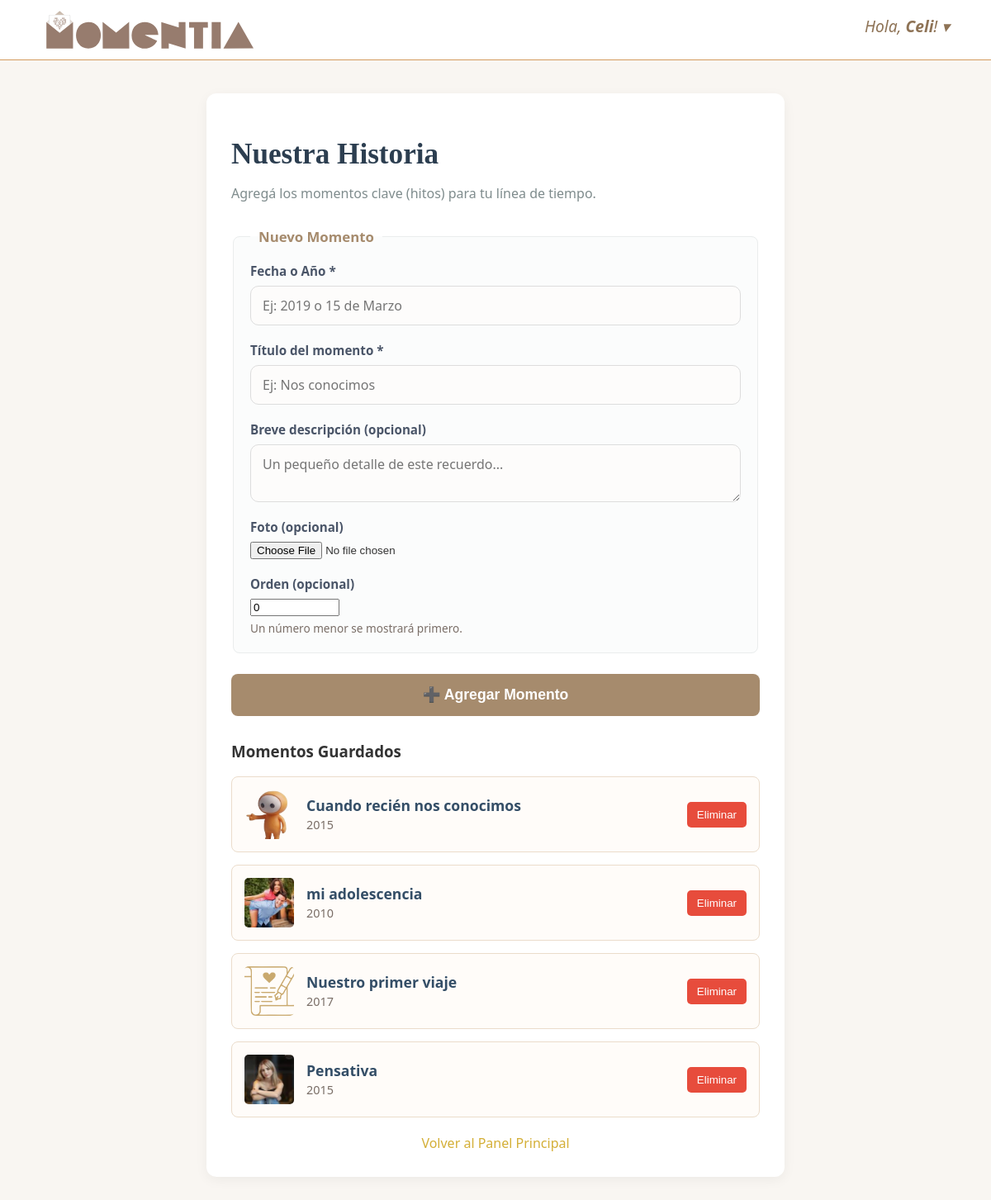
Screenshot of /gestionar_hitos.php?id=53 (signed in) with the database file from the repository.
### tables this page shows
CREATE TABLE `linea_tiempo_hitos` (
  `id_hito` int(11) NOT NULL,
  `tarjeta_id` int(11) NOT NULL,
  `fecha_anio` varchar(50) NOT NULL,
  `titulo` varchar(255) NOT NULL,
  `descripcion` text DEFAULT NULL,
  `foto` varchar(255) DEFAULT NULL,
  `orden` int(11) DEFAULT 0
);

### gestionar_hitos.php (the view, shortened to what this page needs)
<?php
require_once __DIR__ . '/conexion.php';
$id_tarjeta = isset($_GET['id']) ? (int)$_GET['id'] : (isset($_POST['id_tarjeta']) ? (int)$_POST['id_tarjeta'] : 0);
$stmtHitos = $pdo->prepare("SELECT * FROM linea_tiempo_hitos WHERE tarjeta_id = ? ORDER BY orden ASC, id_hito ASC");
$stmtHitos->execute([$id_tarjeta]);
$hitos = $stmtHitos->fetchAll(PDO::FETCH_ASSOC);
?>
<!DOCTYPE html>
<html lang="es">
<head>
    <link rel="stylesheet" href="css/global.css">
    <link rel="stylesheet" href="css/formularios.css">
</head>
<body>
    <?php include_once 'header.php'; ?>
    <main class="form-container">
        <div class="form-card">
            <h1>Nuestra Historia</h1>
            <p class="subtitle">Agregá los momentos clave (hitos) para tu línea de tiempo.</p>
            <form action="gestionar_hitos.php" method="POST" enctype="multipart/form-data">
                <fieldset>
                    <legend>Nuevo Momento</legend>
                    <div class="form-group">
                        <label>Fecha o Año *</label>
                        <input type="text" name="fecha_anio" placeholder="Ej: 2019 o 15 de Marzo" required>
                    </div>
                    <div class="form-group">
                        <label>Título del momento *</label>
                        <input type="text" name="titulo" placeholder="Ej: Nos conocimos" required>
                    </div>
                    <div class="form-group">
                        <label>Breve descripción (opcional)</label>
                        <textarea name="descripcion" rows="2" placeholder="Un pequeño detalle de este recuerdo..."></textarea>
                    </div>
                    <div class="form-group">
                        <label>Foto (opcional)</label>
                        <input type="file" name="foto" accept="image/jpeg, image/png, image/webp">
                    </div>
                    <div class="form-group">
                        <label>Orden (opcional)</label>
                        <input type="number" name="orden" value="0" style="width: 100px;">
                        <small style="color: #7a6e67; font-size: 0.85em;">Un número menor se mostrará primero.</small>
                    </div>
                </fieldset>
                <button type="submit" class="btn-submit">➕ Agregar Momento</button>
            </form>
            <?php if (!empty($hitos)): ?>
                <div class="lista-hitos">
                    <h3>Momentos Guardados</h3>
                    <?php foreach ($hitos as $hito): ?>
                        <div class="hito-item">
                            <div class="hito-flex">
                                <?php if ($hito['foto']): ?>
                                    <img src="uploads/hitos/<?= htmlspecialchars($hito['foto']) ?>" class="hito-foto" alt="Foto">
                                <?php endif; ?>
                                <div class="hito-info">
                                    <strong><?= htmlspecialchars($hito['titulo']) ?></strong>
                                    <span><?= htmlspecialchars($hito['fecha_anio']) ?></span>
                                </div>
                            </div>
                            <form action="gestionar_hitos.php" method="POST" onsubmit="return confirm('¿Seguro que querés eliminar este hito?');">
                                <button type="submit" class="btn-eliminar">Eliminar</button>
                            </form>
                        </div>
                    <?php endforeach; ?>
                </div>
            <?php endif; ?>
            <a href="dashboard.php" style="display:block; text-align:center; margin-top:20px; color:#d4af37; text-decoration:none;">Volver al Panel Principal</a>
        </div>
    </main>
</body>
</html>

### header.php (shortened to what this page needs)
<header class="main-header">
    <div class="header-container">
        <a href="index.php" class="brand-wrapper" style="text-decoration: none;">
            <img src="img/momentia.svg" alt="Logo Momentia" class="header-logo">
        </a>
        <nav class="user-actions" aria-label="Acciones de usuario">
            <?php if (isset($_SESSION['id_usuario'])): ?>
                <?php
                    $nombre_display = htmlspecialchars(
                        $_SESSION['nombre_usuario'] ?? $_SESSION['nombre'] ?? 'Usuario'
                    );
                ?>
                <div class="dropdown" role="navigation" aria-label="Menú de usuario">
                    <button
                        class="user-welcome dropdown-toggle"
                        aria-haspopup="true"
                        aria-expanded="false"
                        type="button"
                    >
                        Hola, <strong><?php echo $nombre_display; ?></strong>! ▾
                    </button>
                </div>
            <?php endif; ?>
        </nav>
    </div>
</header>

### css/global.css (style rules this page uses)
:root { --color-principal: #a68b6d; }
body { font-family: 'Segoe UI', sans-serif; background-color: #f9f6f2; color: #333; margin: 0; }
.main-header { background-color: #fffffff9; border-bottom: 1.5px solid #d39c5f; padding: 6px 0; }
.header-container { max-width: 1100px; margin: 0 auto; display: flex; justify-content: space-between; align-items: center; padding: 0 10px; align-items: center; min-height: 60px; }
.brand-wrapper { display: flex; align-items: center; gap: 5px; }
.header-logo { width: 260px; height: auto; object-fit: contain; display: block; }
.user-actions { display: flex; flex-direction: column; align-items: flex-end; gap: 5px; }
.user-actions { display: flex; flex-direction: column; align-items: flex-end; justify-content: center; gap: 5px; }
.user-welcome { font-size: 1.2rem; font-style: oblique; color:#8e7356; white-space: nowrap; }
.dropdown { position: relative; display: inline-block; cursor: pointer; padding-bottom: 10px; }
.brand-wrapper { display: flex; align-items: center; gap: 12px; text-decoration: none; }
.dropdown-toggle { background: none; border: none; cursor: pointer; font-family: inherit; font-size: 1.2rem; font-style: oblique; color: #8e7356; white-space: nowrap; padding: 0; }
a.brand-wrapper { display: flex; align-items: center; gap: 0px; text-decoration: none; }
.dropdown-toggle { background: none; border: none; cursor: pointer; font-family: inherit; font-size: 1.2rem; font-style: oblique; color: #8e7356; white-space: nowrap; padding: 0; line-height: inherit; }
a { transition: color 0.2s; }
h1, h2, h3, h4 { word-break: break-word; }

### css/formularios.css (style rules this page uses)
.form-container { max-width: 700px; margin: 40px auto; padding: 0 20px; }
.form-card { background: #ffffff; padding: 30px; border-radius: 12px; box-shadow: 0 4px 15px rgba(0, 0, 0, 0.05); }
.form-card h1 { font-family: 'Playfair Display', serif; color: #2c3e50; margin-bottom: 5px; font-size: 2.2rem; }
.subtitle { color: #7f8c8d; margin-bottom: 30px; font-size: 1rem; }
fieldset { border: 1px solid #eaeded; border-radius: 8px; padding: 20px; margin-bottom: 25px; background: #fbfcfc; }
legend { font-weight: bold; color: var(--color-principal); padding: 0 10px; font-size: 1.05rem; }
.form-group { display: flex; flex-direction: column; margin-bottom: 20px; }
.form-group:last-child { margin-bottom: 0; }
label { font-weight: 600; margin-bottom: 8px; color: #4a5568; font-size: 0.95rem; }
input[type="text"], input[type="date"], input[type="time"], input[type="url"], input[type="tel"] { padding: 10px 12px; border: 1px solid #ccc; border-radius: 6px; font-size: 1rem; transition: border-color 0.3s; }
small { color: #94a3b8; font-size: 0.8rem; margin-top: 5px; }
.btn-submit { display: block; width: 100%; background-color: var(--color-principal); color: white; border: none; padding: 15px; border-radius: 8px; font-size: 1.1rem; font-weight: bold; cursor: pointer; transition: background 0.2s, transform 0.15s; margin-top: 10px; }
.btn-eliminar { background: #e74c3c; }
.form-container input[type="text"], .form-container input[type="date"], .form-container input[type="time"], .form-container input[type="url"], .form-container input[type="tel"], .form-container textarea { width: 100%; box-sizing: border-box; padding: 12px 14px; border: 1.5px solid #ddd; border-radius: 10px; font-size: 1rem; font-family: inherit; transition: border-color 0.25s, box-shadow 0.25s; background: #fdfcfb; }

### gestionar_hitos.php (style rules this page uses)
.lista-hitos { margin-top: 30px; }
.hito-item { background: #fffcf9; border: 1px solid #ebdccb; padding: 15px; border-radius: 8px; margin-bottom: 15px; display: flex; align-items: center; justify-content: space-between; }
.hito-info strong { display: block; color: #344e67; font-size: 1.1rem; }
.hito-info span { color: #7a6e67; font-size: 0.9rem; }
.hito-foto { width: 60px; height: 60px; object-fit: cover; border-radius: 5px; margin-right: 15px; }
.hito-flex { display: flex; align-items: center; }
.btn-eliminar { background: #e74c3c; color: white; border: none; padding: 8px 12px; border-radius: 5px; cursor: pointer; }

### rows the page displays
linea_tiempo_hitos: foto (picture), titulo "Cuando recién nos conocimos", fecha_anio "2015"
linea_tiempo_hitos: foto (picture), titulo "mi adolescencia", fecha_anio "2010"
linea_tiempo_hitos: foto (picture), titulo "Nuestro primer viaje", fecha_anio "2017"
linea_tiempo_hitos: foto (picture), titulo "Pensativa", fecha_anio "2015"

### other values shown
$nombre_display "Celi"
